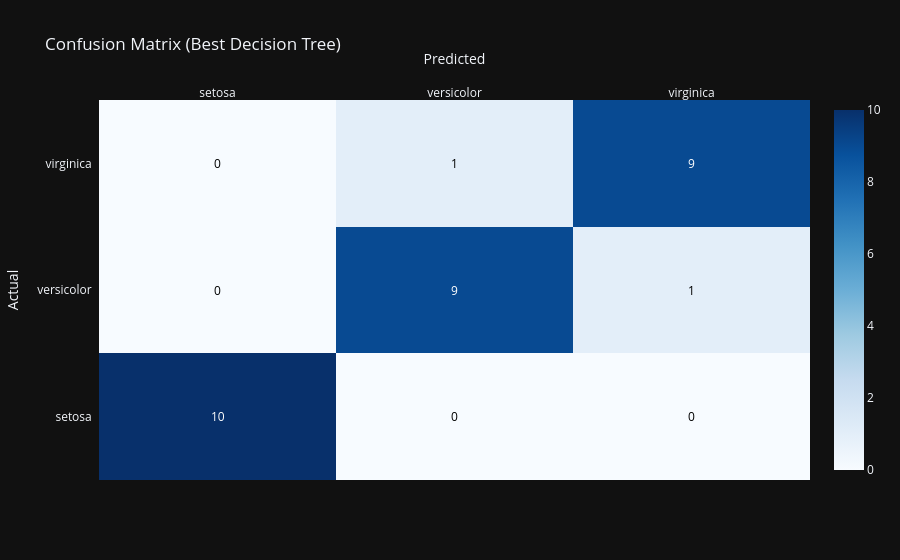

The notebook cell this image was saved under:
### Code cell
cm_best = confusion_matrix(y_test, y_pred_best)
fig = ff.create_annotated_heatmap(
    z=cm_best, x=list(target_names), y=list(target_names),
    colorscale="Blues", showscale=True
)
fig.update_layout(title="Confusion Matrix (Best Decision Tree)",
                  xaxis=dict(title="Predicted"), yaxis=dict(title="Actual"),
                  template="plotly_dark")
fig.show()

### Figure 1 — Plotly figure (JSON) as saved in the notebook; plotly's stock layout.template omitted (floating-point values rounded to 4 significant figures)
{"data": [{"colorscale": [[0, "rgb(247,251,255)"], [0.125, "rgb(222,235,247)"], [0.25, "rgb(198,219,239)"], [0.375, "rgb(158,202,225)"], [0.5, "rgb(107,174,214)"], [0.625, "rgb(66,146,198)"], [0.75, "rgb(33,113,181)"], [0.875, "rgb(8,81,156)"], [1, "rgb(8,48,107)"]], "reversescale": false, "showscale": true, "type": "heatmap", "x": ["setosa", "versicolor", "virginica"], "y": ["setosa", "versicolor", "virginica"], "z": [[10, 0, 0], [0, 9, 1], [0, 1, 9]]}], "layout": {"annotations": [{"font": {"color": "#FFFFFF"}, "showarrow": false, "text": "10", "x": "setosa", "xref": "x", "y": "setosa", "yref": "y"}, {"font": {"color": "#000000"}, "showarrow": false, "text": "0", "x": "versicolor", "xref": "x", "y": "setosa", "yref": "y"}, {"font": {"color": "#000000"}, "showarrow": false, "text": "0", "x": "virginica", "xref": "x", "y": "setosa", "yref": "y"}, {"font": {"color": "#000000"}, "showarrow": false, "text": "0", "x": "setosa", "xref": "x", "y": "versicolor", "yref": "y"}, {"font": {"color": "#FFFFFF"}, "showarrow": false, "text": "9", "x": "versicolor", "xref": "x", "y": "versicolor", "yref": "y"}, {"font": {"color": "#000000"}, "showarrow": false, "text": "1", "x": "virginica", "xref": "x", "y": "versicolor", "yref": "y"}, {"font": {"color": "#000000"}, "showarrow": false, "text": "0", "x": "setosa", "xref": "x", "y": "virginica", "yref": "y"}, {"font": {"color": "#000000"}, "showarrow": false, "text": "1", "x": "versicolor", "xref": "x", "y": "virginica", "yref": "y"}, {"font": {"color": "#FFFFFF"}, "showarrow": false, "text": "9", "x": "virginica", "xref": "x", "y": "virginica", "yref": "y"}], "title": {"text": "Confusion Matrix (Best Decision Tree)"}, "xaxis": {"dtick": 1, "gridcolor": "rgb(0, 0, 0)", "side": "top", "ticks": "", "title": {"text": "Predicted"}}, "yaxis": {"dtick": 1, "ticks": "", "ticksuffix": "  ", "title": {"text": "Actual"}}}}
